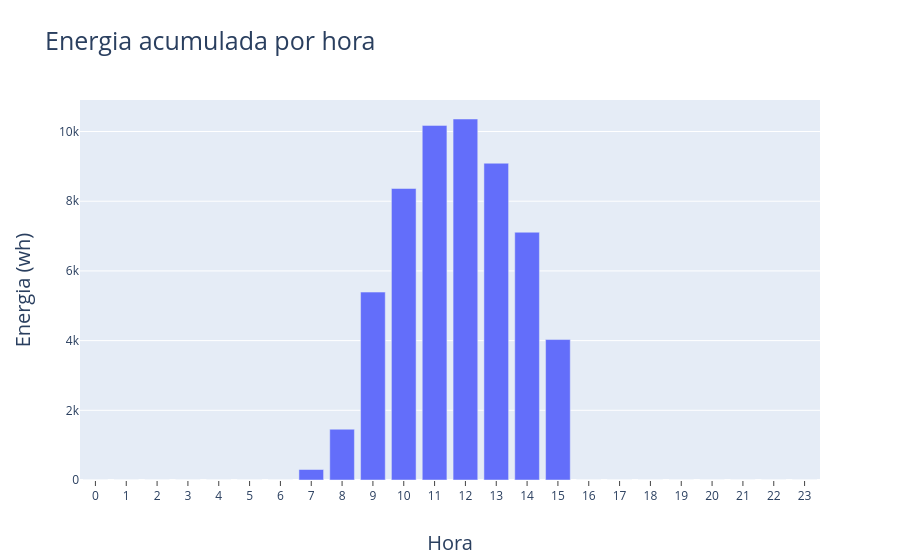

This figure's notebook cell:
### Code cell
trace = go.Bar(x=trace1['data'],y=trace1['energia'])
data = [trace]
layout = go.Layout(
    title='Energia acumulada por hora',titlefont=dict(size=25),
    xaxis=dict(title='Hora',
                titlefont=dict(size=20),
                ticks='outside',
                tick0=0,
                dtick=1,
                ticklen=5,
                tickwidth=1,
              ),
    yaxis=dict(title='Energia (wh)',titlefont=dict(size=20)))
iplot(go.Figure(data = [trace], layout=layout))

### Figure 1 — Plotly figure (JSON) as saved in the notebook; plotly's stock layout.template omitted (floating-point values rounded to 4 significant figures)
{"data": [{"type": "bar", "x": [0, 1, 2, 3, 4, 5, 6, 7, 8, 9, 10, 11, 12, 13, 14, 15, 16, 17, 18, 19, 20, 21, 22, 23], "y": [0, 0, 0, 0, 0, 0, 0, 301, 1457, 5392, 8365, 10176, 10359, 9090, 7110, 4030, 0, 0, 0, 0, 0, 0, 0, 0]}], "layout": {"title": {"font": {"size": 25}, "text": "Energia acumulada por hora"}, "xaxis": {"dtick": 1, "tick0": 0, "ticklen": 5, "ticks": "outside", "tickwidth": 1, "title": {"font": {"size": 20}, "text": "Hora"}}, "yaxis": {"title": {"font": {"size": 20}, "text": "Energia (wh)"}}}}
